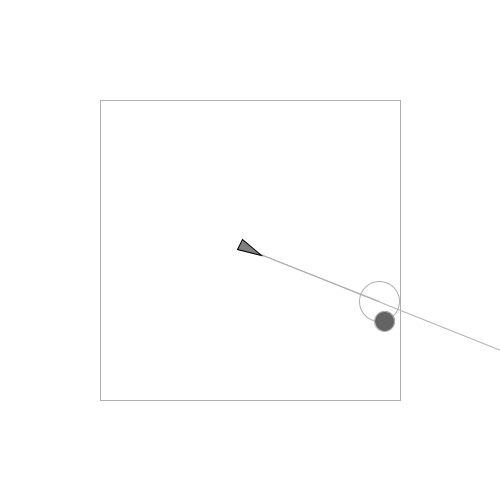
Frame 1 (no input)
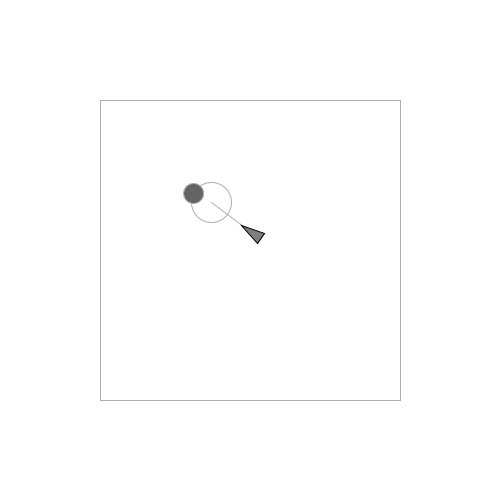
Frame 60 (the mouse pressed at the canvas centre just before this capture)
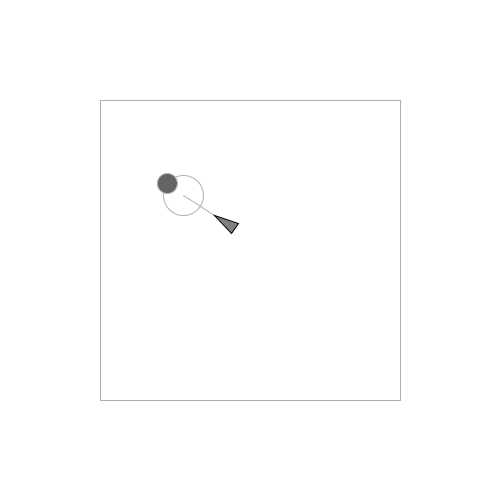
Frame 120 (the mouse held since frame 60 and released just before this capture)

The Processing sketch that drew these frames (run headless with seeded random() and noise(); from frame 60 on, the mouse is pressed at the canvas centre):

// Processing sketch: walls
// ── walls.pde
PVector loc;
PVector vel;
PVector acl;

float max_speed;
float max_force;

void setup() {
  ellipseMode(RADIUS);

  size(500, 500);
  loc = new PVector(width/2, height/2);
  vel = new PVector(random(2), random(2));
  acl = new PVector(0, 0);

  max_speed = .5;
  max_force = 2;
}

void draw() {
  background(255);

  PVector wall = walls();
  PVector wander = wander();

  wander.mult(1.0);
  wall.mult(1.0);

  newton(wall);
  newton(wander);

  vel.add(acl);
  vel.limit(max_speed);
  loc.add(vel);
  acl.mult(0);

  disp();
}


void newton(PVector force) {
  force.limit(max_force);
  acl = force;
}

PVector walls() {
  float d = 100;    
  boolean past = false;

  stroke(175);
  noFill();
  rectMode(CENTER);
  rect(width/2, height/2, width-d*2, height-d*2);
  fill(50);
  PVector point = vel.get();
  point.mult(250);
  point.add(loc);

  if (point.x < d || point.x > width -d || point.y < d || point.y > height-d) {
    past = true;
  }

  if (past) {
    PVector des = PVector.mult(point, -1);
    fill(0);
    line(loc.x, loc.y, point.x, point.y);
    ellipse(point.x, point.y, 10, 10);
    //point = new PVector(width/2, height/2);
    ellipse(point.x, point.y, 10, 10);
    point = seek(point);
    //ellipse(point.x, point.y, 10, 10);
    return point;
  }
  else { 
    return new PVector(0, 0);
  }
}

PVector seek(PVector target) {
  PVector des = PVector.sub(target, loc);
  des.normalize();
  des.limit(max_speed);
  des.sub(vel);
  return des;
}

PVector wander() {
  float radius = 20;
  float dis = 100;
  float angleX = 1;
  float angle = vel.heading() + random(-angleX, angleX); 

  PVector point = vel.get();
  point.mult(dis);
  point.add(loc);

  PVector target = new PVector(radius*cos(angle), radius*sin(angle));
  target.add(point);


  line(loc.x, loc.y, point.x, point.y);
  noFill();
  ellipse(point.x, point.y, radius, radius);
  fill(100);
  ellipse(target.x, target.y, 10, 10);

  return seek(target);
}

void disp() {
  float r = 6;
  float theta = vel.heading() + PI/2;
  fill(127);
  stroke(0);
  strokeWeight(1);
  pushMatrix();
  translate(loc.x, loc.y);
  rotate(theta);
  beginShape();
  vertex(0, -r*2);
  vertex(-r, r*2);
  vertex(r, r*2);
  endShape(CLOSE);
  popMatrix();
}
